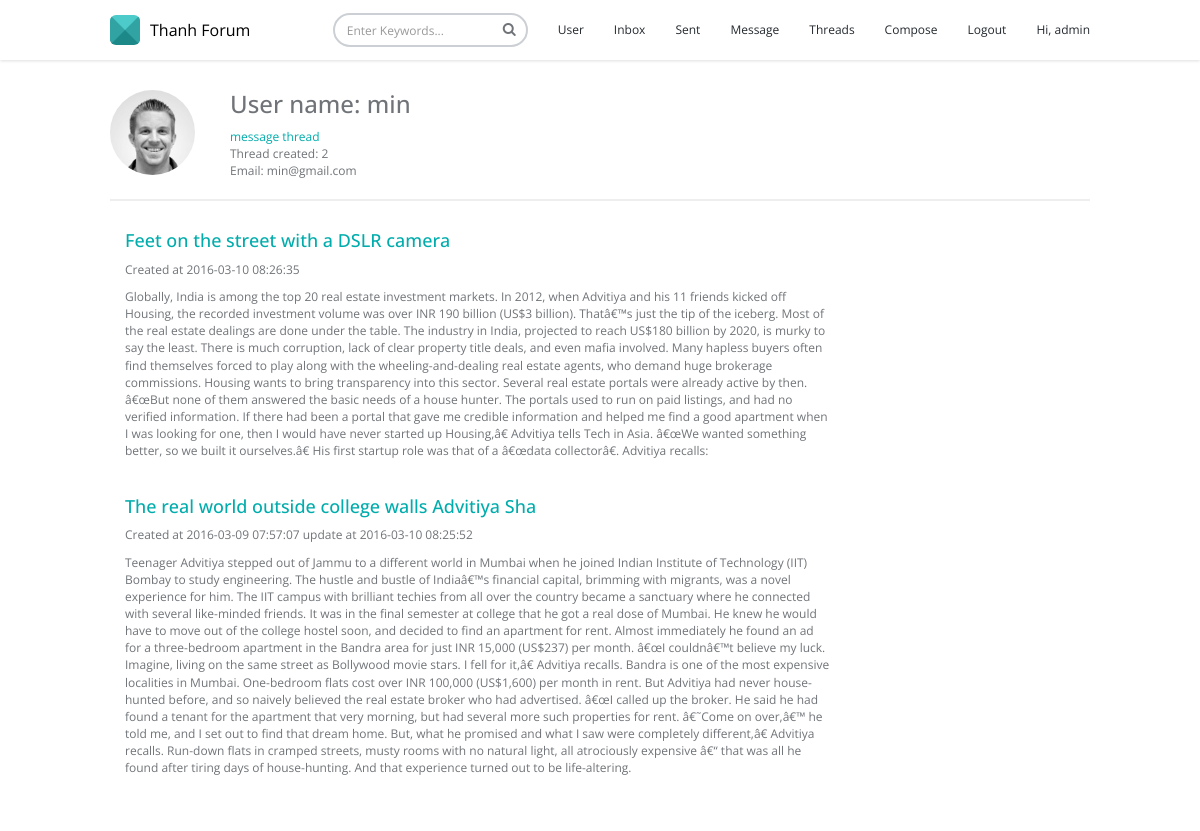
The app's page /view_user.php?id=11 (signed in) with its own data.
### tables this page shows
CREATE TABLE IF NOT EXISTS `user` (
  `id` int(11) unsigned NOT NULL AUTO_INCREMENT,
  `name` varchar(50) NOT NULL,
  `email` varchar(50) NOT NULL,
  `avatar` varchar(100) DEFAULT NULL,
  `password` varchar(50) NOT NULL,
  PRIMARY KEY (`id`)
);

CREATE TABLE IF NOT EXISTS `thread` (
  `id` int(11) unsigned NOT NULL AUTO_INCREMENT,
  `title` varchar(50) NOT NULL,
  `content` text NOT NULL,
  `created_by` int(11) unsigned NOT NULL,
  `created_at` int(10) NOT NULL,
  `updated_at` int(10) DEFAULT NULL,
  PRIMARY KEY (`id`),
  KEY `created_by` (`created_by`)
);

### OOPDatabase.php (called while the page is built, shortened)
<?php
class OOPDatabase{
	protected $_connection;
	public function __construct(){
		$this->_connection = mysqli_connect('localhost','root','123456','company');
	}
	public function getThreadByUserCreated($id){
		$threads = array();
		$query = mysqli_query($this->_connection, "select * from thread where created_by = $id order by id desc");
		while ($row = mysqli_fetch_array($query)) {
			$threads[] = $this->loadThread($row);
		}
		return $threads;
	}
	public function loadThread($row){
		$thread = new Thread();
		$thread->id = $row['id'];
		$thread->title = $row['title'];
		$thread->content = $row['content'];
		$thread->created_by = $row['created_by'];
		$thread->created_at = $row['created_at'];
		$thread->updated_at = $row['updated_at'];
		return $thread;
	}
	public function getAvatarById($id){
		$query = mysqli_query($this->_connection, "select * from user where id = $id");
		$row = mysqli_fetch_array($query);
		$user = new User();
		$user->avatar = $row['avatar'];
		return $user->avatar;
	}
}

### view_user.php (the view, shortened to what this page needs)
<?php
$user_id = $_GET['id'];
require('OOPDatabase.php');
$database = new OOPDatabase();
$user = $database->getUserByOtherId($user_id);
$threadCount = $database->getThreadByUserCreated($user_id);
$threads = $database->getThreadByUserCreated($user_id);
?>
<!DOCTYPE html>
<html>
<head>
	<?php include('header.php'); ?>
	<link type='text/css' rel='stylesheet' href='style.css'/>
</head>
<body>
	<?php include('menu.php') ?>
	<div class="content">
		<div class="container">
			<img src="<?php echo $database->getAvatarById($user_id) ?>" class="img-circle" alt="avatar" height="85" width="85">
			<div class="viewUser">
				<?php
				echo '<br><br>';
				echo '<h3>User name: '.$user['name'].'</h3>';
				echo '<a href="/reply_message.php?id='.$user['id'].'">message </a><a href="thread_user.php?id='.$user['id'].'"> thread</a><br>';
				echo 'Thread created: '.count($threadCount);
				echo '<p>Email: '.$user['email'].'</p>';
				?>
			</div>
			<hr style="border-width: 2px;">
			<div class="col-xs-12 col-sm-9">
				<?php
				if(!empty($threads)){
					foreach($threads as $thread) {
						echo '<h4><a href="/view_thread.php?id='.$thread->id.'">'.$thread->title.'</a></h4>';
						echo '<p>Created at '.date('Y-m-d h:i:s',$thread->created_at);
						if(!empty($thread->updated_at)){
							echo ' update at '.date('Y-m-d h:i:s',$thread->updated_at).'</p>';
						}
						echo '<p>'.$thread->content.'</p><br>';
					}
				}else{
					echo $database->getNameById($user_Id).' do not have a thread...';
				}
				?>
			</div>
		</div>
	</div>
</body>
</html>

### header.php (shortened to what this page needs)
<link href="assets/plugins/bootstrap/css/bootstrap.min.css" rel="stylesheet" />
<link href="assets/plugins/font-awesome/css/font-awesome.min.css" rel="stylesheet" />
<link href="assets/css/animate.min.css" rel="stylesheet" />
<link href="assets/css/style.min.css" rel="stylesheet" />
<link href="assets/css/style-responsive.min.css" rel="stylesheet" />
<link href="assets/css/theme/default.css" id="theme" rel="stylesheet" />

### menu.php (shortened to what this page needs)
<?php
$user_name = $_SESSION['login_name'];
?>
<div id="header" class="header navbar navbar-default navbar-fixed-top">
	<div class="container">
		<div class="navbar-header">
			<a href="home.php" class="navbar-brand">
				<span class="navbar-logo"></span>
				<span class="brand-text">
					Thanh Forum
				</span>
			</a>
		</div>
		<div class="collapse navbar-collapse" id="header-navbar">
			<ul class="nav navbar-nav navbar-right">
				<li>
					<form class="navbar-form">
						<div class="form-group">
							<input type="text" class="form-control" placeholder="Enter Keywords..." />
							<button type="submit" class="btn btn-search"><i class="fa fa-search"></i></button>
						</div>
					</form>
				</li>
				<li><a href="/user.php">User</a></li>
				<li><a href="/message.php">Inbox</a></li>
				<li><a href="/sent.php">Sent</a></li>
				<li><a href="/create_message.php">Message</a></li>
				<li><a href="/thread.php">Threads</a></li>
				<li><a href="/create_thread.php">Compose</a></li>
				<li><a href="/logout.php">Logout</a></li>
				<li><a>Hi, <?php echo $user_name; ?> </a></li>
			</ul>
		</div>
	</div>
</div>

### assets/css/theme/default.css (style rules this page uses)
.text-theme, a { color: #00acac; }
.navbar-logo { border-color: #4DCACA #31A3A3 #1D8888; }

### style.css (style rules this page uses)
.viewUser { margin-top: -138px; margin-left: 120px; }

### records on screen
user: avatar (picture), name "min", email "min@gmail.com"
thread: title "Feet on the street with a DSLR camera", created_at "2016-03-10 08:26:35", content "Globally, India is among the top 20 real estate investment markets. In 2012, when Advitiya and his 11 friends kicked off Housing, the recorded investment volume was over INR 190 billion (US$3 billion). Thatâ€™s just the tip of the iceberg. Most of the real estate dealings are done under the table. The industry in India, projected to reach US$180 billion by 2020, is murky to say the least. There is much corruption, lack of clear property title deals, and even mafia involved. Many hapless buyers often find themselves forced to play along with the wheeling-and-dealing real estate agents, who demand huge brokerage commissions. Housing wants to bring transparency into this sector. Several real…"
thread: title "The real world outside college walls Advitiya Sha", created_at "2016-03-09 07:57:07", updated_at "2016-03-10 08:25:52", content "Teenager Advitiya stepped out of Jammu to a different world in Mumbai when he joined Indian Institute of Technology (IIT) Bombay to study engineering. The hustle and bustle of Indiaâ€™s financial capital, brimming with migrants, was a novel experience for him. The IIT campus with brilliant techies from all over the country became a sanctuary where he connected with several like-minded friends. It was in the final semester at college that he got a real dose of Mumbai. He knew he would have to move out of the college hostel soon, and decided to find an apartment for rent. Almost immediately he found an ad for a three-bedroom apartment in the Bandra area for just INR 15,000 (US$237) per month.…"

### other values on screen
$user_name "admin"
count($threadCount) "2"
